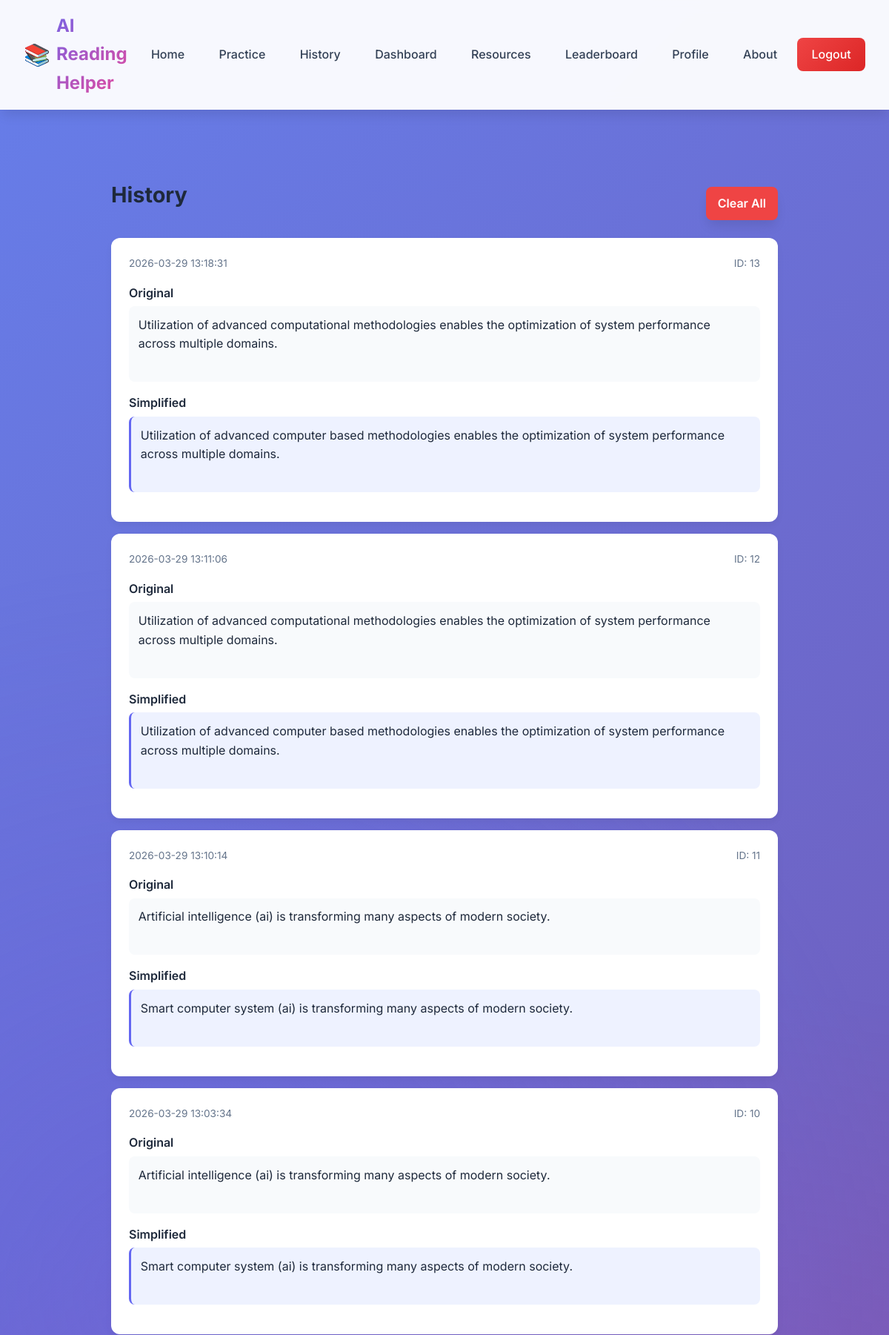
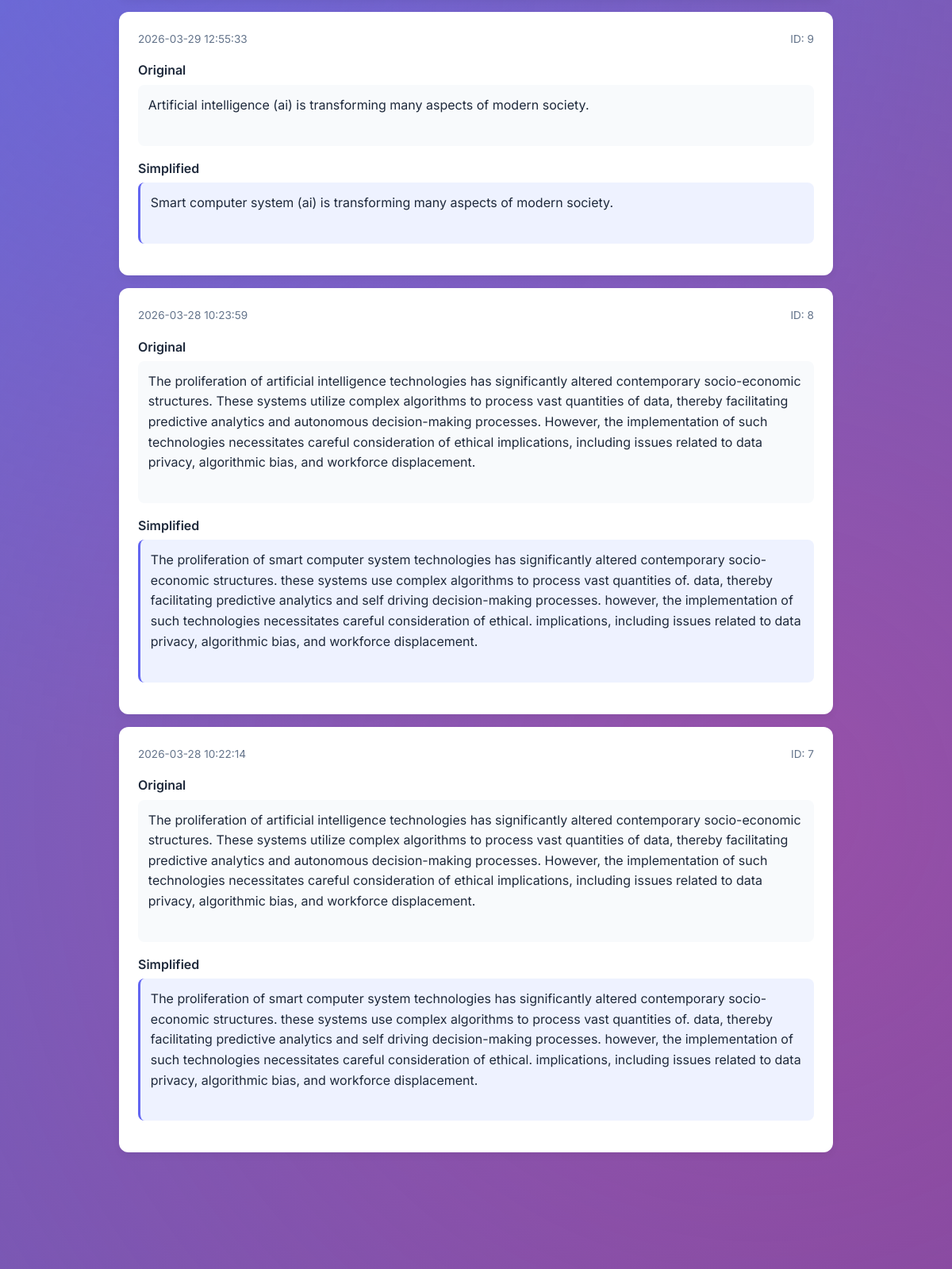
The app's page /history (signed in, upper part) with its own data (2 pictures, top to bottom).
### tables this page shows
CREATE TABLE reading_history (
            id INTEGER PRIMARY KEY AUTOINCREMENT,
            user_id INTEGER,
            original_text TEXT NOT NULL,
            simplified_text TEXT NOT NULL,
            reading_level TEXT,
            created_at TIMESTAMP DEFAULT CURRENT_TIMESTAMP,
            reading_time INTEGER DEFAULT 0,
            difficulty_score FLOAT,
            words_count INTEGER,
            FOREIGN KEY (user_id) REFERENCES users(id)
        );

### app.py (the view)
@app.route('/history')
def history():
    if 'user_id' in session:
        history_items = get_user_history(session['user_id'], limit=50)
    else:
        history_items = session.get('history', [])
    return render_template('history.html', history=history_items)

### app.py (called while the page is built)
@app.context_processor
def inject_user():
    user = None
    if 'user_id' in session:
        user = get_user_by_id(session['user_id'])
    return dict(current_user=user)

### database.py (called while the page is built)
def get_db():
    conn = sqlite3.connect(DATABASE)
    conn.row_factory = sqlite3.Row
    return conn

def get_user_by_id(user_id):
    conn = get_db()
    cursor = conn.cursor()
    cursor.execute('SELECT * FROM users WHERE id = ?', (user_id,))
    user = cursor.fetchone()
    conn.close()
    return dict(user) if user else None

def get_user_history(user_id, limit=10):
    conn = get_db()
    cursor = conn.cursor()
    cursor.execute('''
        SELECT * FROM reading_history
        WHERE user_id = ?
        ORDER BY created_at DESC
        LIMIT ?
    ''', (user_id, limit))
    history = cursor.fetchall()
    conn.close()
    return [dict(row) for row in history]

### templates/history.html (shortened to what this page needs)
{% extends "base.html" %}
{% block content %}
<section class="content">
  <div class="history-container">
    <div class="history-header">
      <h2>History</h2>
      {% if history %}
      <a href="{{ url_for('clear_history') }}" class="btn-danger">Clear All</a>
      {% endif %}
    </div>
    {% if history %}
    <div class="history-list">
      {% for h in history %}
      <div class="history-card">
        <div class="history-meta">
          <span>
            {{ h.created_at if h.created_at else h.timestamp }}
          </span>
          <span>ID: {{ h.id }}</span>
        </div>
        <div class="text-block">
          <div class="label">Original</div>
          <pre>
{{ h.original_text if h.original_text else h.original }}
          </pre>
        </div>
        <div class="text-block">
          <div class="label">Simplified</div>
          <pre class="highlight">
{{ h.simplified_text if h.simplified_text else h.simplified }}
          </pre>
        </div>
      </div>
      {% endfor %}
    </div>
    {% else %}
    <div class="empty-state">
      <p>No history yet.</p>
      <span>Start simplifying text to see results here.</span>
    </div>
    {% endif %}
  </div>
</section>
{% endblock %}

### static/css/style.css (style rules this page uses)
:root { --primary: #6366f1; --primary-dark: #4f46e5; --primary-light: #818cf8; --secondary: #ec4899; --success: #10b981; --danger: #ef4444; --warning: #f59e0b; --dark: #1e293b; --gray-50: #f8fafc; --gray-100: #f1f5f9; --gray-200: #e2e8f0; --gray-300: #cbd5e1; --gray-600: #475569; --gray-700: #334155; --gray-800: #1e293b; --shadow-sm: 0 1px 2px 0 rgba(0, 0, 0, 0.05); --shadow-md: 0 4px 6px -1px rgba(0, 0, 0, 0.1); --shadow-lg: 0 10px 15px -3px rgba(0, 0, 0, 0.1); --shadow-xl: 0 20px 25px -5px rgba(0, 0, 0, 0.1); --transition: all 0.3s cubic-bezier(0.4, 0, 0.2, 1); }
* { margin: 0; padding: 0; box-sizing: border-box; }
body { font-family: 'Inter', -apple-system, BlinkMacSystemFont, 'Segoe UI', sans-serif; background: linear-gradient(135deg, #667eea 0%, #764ba2 100%); min-height: 100vh; color: var(--dark); line-height: 1.6; position: relative; overflow-x: hidden; }
body::before { content: ''; position: fixed; top: 0; left: 0; width: 100%; height: 100%; background: radial-gradient(circle at 20% 50%, rgba(99, 102, 241, 0.3) 0%, transparent 50%), radial-gradient(circle at 80% 80%, rgba(236, 72, 153, 0.3) 0%, transparent 50%); pointer-events: none; z-index: -1; }
.btn-primary, .btn-secondary, .btn-danger { display: inline-block; padding: 1rem 2.5rem; border-radius: 12px; font-weight: 600; text-decoration: none; transition: var(--transition); border: none; cursor: pointer; font-size: 1rem; box-shadow: var(--shadow-lg); position: relative; overflow: hidden; }
.btn-danger { background: linear-gradient(135deg, var(--danger), #dc2626); color: white; margin-top: 1.5rem; }
.history-list { display: grid; gap: 1.5rem; margin-bottom: 2rem; }
* { transition: background-color 0.3s ease, color 0.3s ease, border-color 0.3s ease; }
button, a, input, textarea, select { transition: all 0.3s cubic-bezier(0.4, 0, 0.2, 1); }

### templates/history.html (style rules this page uses)
.content { padding: 2rem; }
.history-container { max-width: 900px; margin: auto; }
.history-header { display: flex; justify-content: space-between; align-items: center; margin-bottom: 1.5rem; }
.history-header h2 { font-size: 1.8rem; }
.btn-danger { background: #ef4444; color: white; padding: 0.6rem 1rem; border-radius: 8px; text-decoration: none; font-weight: 600; }
.history-list { display: flex; flex-direction: column; gap: 1rem; }
.history-card { background: white; border-radius: 12px; padding: 1.5rem; box-shadow: 0 4px 10px rgba(0,0,0,0.05); transition: 0.2s; }
.history-meta { display: flex; justify-content: space-between; font-size: 0.85rem; color: #64748b; margin-bottom: 1rem; }
.text-block { margin-bottom: 1rem; }
.label { font-weight: 600; margin-bottom: 0.3rem; }
pre { background: #f8fafc; padding: 0.8rem; border-radius: 8px; white-space: pre-wrap; word-wrap: break-word; font-family: inherit; }
.highlight { background: #eef2ff; border-left: 3px solid #6366f1; }

### records on screen
reading_history: created_at "2026-03-29 13:18:31", id "13", original_text "Utilization of advanced computational methodologies enables the optimization of system performance across multiple domains.", simplified_text "Utilization of advanced computer based methodologies enables the optimization of system performance across multiple domains."
reading_history: created_at "2026-03-29 13:11:06", id "12", original_text "Utilization of advanced computational methodologies enables the optimization of system performance across multiple domains.", simplified_text "Utilization of advanced computer based methodologies enables the optimization of system performance across multiple domains."
reading_history: created_at "2026-03-29 13:10:14", id "11", original_text "Artificial intelligence (ai) is transforming many aspects of modern society.", simplified_text "Smart computer system (ai) is transforming many aspects of modern society."
reading_history: created_at "2026-03-29 13:03:34", id "10", original_text "Artificial intelligence (ai) is transforming many aspects of modern society.", simplified_text "Smart computer system (ai) is transforming many aspects of modern society."
reading_history: created_at "2026-03-29 12:55:33", id "9", original_text "Artificial intelligence (ai) is transforming many aspects of modern society.", simplified_text "Smart computer system (ai) is transforming many aspects of modern society."
reading_history: created_at "2026-03-28 10:23:59", id "8", original_text "The proliferation of artificial intelligence technologies has significantly altered contemporary socio-economic structures. These systems utilize complex algorithms to process vast quantities of data, thereby facilitating predictive analytics and autonomous decision-making processes. However, the implementation of such technologies necessitates careful consideration of ethical implications, including issues related to data privacy, algorithmic bias, and workforce displacement.", simplified_text "The proliferation of smart computer system technologies has significantly altered contemporary socio-economic structures. these systems use complex algorithms to process vast quantities of. data, thereby facilitating predictive analytics and self driving decision-making processes. however, the implementation of such technologies necessitates careful consideration of ethical. implications, including issues related to data privacy, algorithmic bias, and workforce displacement."
reading_history: created_at "2026-03-28 10:22:14", id "7", original_text "The proliferation of artificial intelligence technologies has significantly altered contemporary socio-economic structures. These systems utilize complex algorithms to process vast quantities of data, thereby facilitating predictive analytics and autonomous decision-making processes. However, the implementation of such technologies necessitates careful consideration of ethical implications, including issues related to data privacy, algorithmic bias, and workforce displacement.", simplified_text "The proliferation of smart computer system technologies has significantly altered contemporary socio-economic structures. these systems use complex algorithms to process vast quantities of. data, thereby facilitating predictive analytics and self driving decision-making processes. however, the implementation of such technologies necessitates careful consideration of ethical. implications, including issues related to data privacy, algorithmic bias, and workforce displacement."
